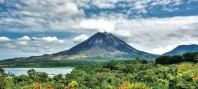
#> input picture arenal.jpg, 198 x 89 px
$ python P4.py
#> lines starting #> are read from the running program, lines starting #| are printed output that depends on the picture
from PIL import Image
import numpy as np
from scipy import fft
from scipy import stats
import matplotlib.pyplot as plt
import time


def fuente_info(imagen):
    '''Una función que simula una fuente de
    información al importar una imagen y
    retornar un vector de NumPy con las
    dimensiones de la imagen, incluidos los
    canales RGB: alto x largo x 3 canales

    :param imagen: Una imagen en formato JPG
    :return: un vector de pixeles
    '''
#> called with imagen = 'arenal.jpg'
    img = Image.open(imagen)
#> img is the input picture: PIL image 198x89 RGB; mean R, G, B 129.7, 152.6, 147.8

    return np.array(img)


def rgb_a_bit(imagen):
    '''Convierte los pixeles de base
    decimal (de 0 a 255) a binaria
    (de 00000000 a 11111111).

    :param imagen: array de una imagen
    :return: Un vector de (1 x k) bits 'int'
    '''
    # Obtener las dimensiones de la imagen
    x, y, z = imagen.shape

    # Número total de pixeles
    n_pixeles = x * y * z

    # Convertir la imagen a un vector unidimensional de n_pixeles
    pixeles = np.reshape(imagen, n_pixeles)

    # Convertir los canales a base 2
    bits = [format(pixel,'08b') for pixel in pixeles]
    bits_Rx = np.array(list(''.join(bits)))

    return bits_Rx.astype(int)

def modulador(bits, fc, mpp):
    '''Un método que simula el esquema de
    modulación digital BPSK.

    :param bits: Vector unidimensional de bits
    :param fc: Frecuencia de la portadora en Hz
    :param mpp: Cantidad de muestras por periodo de onda portadora
    :return: Un vector con la señal modulada
    :return: Un valor con la potencia promedio [W]
    :return: La onda portadora c(t)
    :return: La onda cuadrada moduladora (información)
    '''
    # 1. Parámetros de la 'señal' de información (bits)
    N = len(bits) # Cantidad de bits

    # 2. Construyendo un periodo de la señal portadora c(t)
    Tc = 1 / fc  # periodo [s]
    t_periodo = np.linspace(0, Tc, mpp)
    portadora_I = np.sin(2*np.pi*fc*t_periodo)
    portadora_Q = np.cos(2*np.pi*fc*t_periodo)

    # 3. Inicializar la señal modulada s(t)
    t_simulacion = np.linspace(0, N*Tc, N*mpp)
    senal_Tx = np.zeros(t_simulacion.shape)
    moduladora = np.zeros(t_simulacion.shape)  # señal de información
    primer_bit = []
    segundo_bit = []

    # 3.1 Crea dos vectores de bits separados

    for i, aux in enumerate(bits):
        if i%2 == 0:
            primer_bit.append(aux)
        else: segundo_bit.append(aux)


    # 4. Asignar las formas de onda según los bits (BPSK)
    for i, bit in enumerate(primer_bit):
        if bit == 1:
            senal_Tx[2*i*mpp : 2*i*mpp + mpp] = portadora_I
            moduladora[2*i*mpp : 2*i*mpp + mpp] = 1

        else:
            senal_Tx[2*i*mpp : 2*i*mpp + mpp] = portadora_I* -1
            moduladora[2*i*mpp : 2*i*mpp + mpp] = 0

    for i, bit in enumerate(segundo_bit):
        if bit == 1:
            senal_Tx[2*(i*mpp) +1*mpp : 2*((i+1)*mpp)] = portadora_Q
            moduladora[2*(i*mpp) +1*mpp : 2*((i+1)*mpp)] = 1

        else:
            senal_Tx[2*(i*mpp)+ 1*mpp : 2*((i+1)*mpp)] = portadora_Q * -1
            moduladora[2*(i*mpp) +1*mpp : 2*((i+1)*mpp)] = 0


    # 5. Calcular la potencia promedio de la señal modulada
    Pm = (1 / (N*Tc)) * np.trapz(np.power(senal_Tx, 2), t_simulacion)

    return senal_Tx, Pm, portadora_I, portadora_Q, moduladora


def canal_ruidoso(senal_Tx, Pm, SNR):
    '''Un bloque que simula un medio de trans-
    misión no ideal (ruidoso) empleando ruido
    AWGN. Pide por parámetro un vector con la
    señal provieniente de un modulador y un
    valor en decibelios para la relación señal
    a ruido.

    :param senal_Tx: El vector del modulador
    :param Pm: Potencia de la señal modulada
    :param SNR: Relación señal-a-ruido en dB
    :return: La señal modulada al dejar el canal
    '''
    # Potencia del ruido generado por el canal
    Pn = Pm / pow(10, SNR/10)

    # Generando ruido auditivo blanco gaussiano
    ruido = np.random.normal(0, np.sqrt(Pn), senal_Tx.shape)

    # Señal distorsionada por el canal ruidoso
    senal_Rx = senal_Tx + ruido

    return senal_Rx

def demodulador(senal_Rx, portadora_I, portadora_Q, mpp):
    '''Un método que simula un bloque demodulador
    de señales, bajo un esquema BPSK. El criterio
    de demodulación se basa en decodificación por
    detección de energía.

    :param senal_Rx: La señal recibida del canal
    :param portadora: La onda portadora c(t)
    :param mpp: Número de muestras por periodo
    :return: Los bits de la señal demodulada
    '''
    # Cantidad de muestras en senal_Rx
    M = len(senal_Rx)


    # Cantidad de bits en transmisión
    N = int(M / mpp)

    # Vector para bits obtenidos por la demodulación
    bits_Rx = np.zeros(N)

    # Vector para la señal demodulada
    senal_demodulada = np.zeros(M)


    # Demodulación
    for i in range(N//2):
        # Producto interno de dos funciones
        producto_I = senal_Rx[2*i*mpp : 2*i*mpp + mpp] * portadora_I
        senal_demodulada[2*i*mpp : 2*i*mpp + mpp] = producto_I
        Ep_I = np.sum(producto_I)

        # Criterio de decisión por detección de energía
        if Ep_I > 0:
            bits_Rx[2*i] = 1
        else:
            bits_Rx[2*i] = 0

    for i in range(N//2):
        # Producto interno de dos funciones
        producto_Q = senal_Rx[2*(i*mpp) +1*mpp : 2*((i+1)*mpp)] * portadora_Q
        senal_demodulada[2*(i*mpp) +1*mpp : 2*((i+1)*mpp)] = producto_Q
        Ep_Q = np.sum(producto_Q)

        # Criterio de decisión por detección de energía
        if Ep_Q > 0:
            bits_Rx[2*i +1] = 1
        else:
            bits_Rx[2*i +1] = 0


    return bits_Rx.astype(int), senal_demodulada

def bits_a_rgb(bits_Rx, dimensiones):
    '''Un blque que decodifica el los bits
    recuperados en el proceso de demodulación

    :param: Un vector de bits 1 x k
    :param dimensiones: Tupla con dimensiones de la img.
    :return: Un array con los pixeles reconstruidos
    '''
    # Cantidad de bits
    N = len(bits_Rx)

    # Se reconstruyen los canales RGB
    bits = np.split(bits_Rx, N / 8)

    # Se decofican los canales:
    canales = [int(''.join(map(str, canal)), 2) for canal in bits]
    pixeles = np.reshape(canales, dimensiones)

    return pixeles.astype(np.uint8)


# Parámetros
fc = 5000  # frecuencia de la portadora
mpp = 20   # muestras por periodo de la portadora
SNR = -5    # relación señal-a-ruido del canal

# Iniciar medición del tiempo de simulación
inicio = time.time()

# 1. Importar y convertir la imagen a trasmitir
imagen_Tx = fuente_info('arenal.jpg')
dimensiones = imagen_Tx.shape
#> dimensiones = (89, 198, 3)

# 2. Codificar los pixeles de la imagen
bits_Tx = rgb_a_bit(imagen_Tx)
#> in rgb_a_bit, `bits = [format(pixel,'08b') for pixel in pixeles]`: bits = 52866 items

# 3. Modular la cadena de bits usando el esquema BPSK
senal_Tx, Pm, portadora_I, portadora_Q, moduladora= modulador(bits_Tx, fc, mpp)
#> in modulador, `N = len(bits)`: N = 422928
#> the loop in modulador, `for i, aux in enumerate(bits):` made 422928 passes
#> aux on passes 1 to 3: 1, 0, 1
#> after the loop in modulador, `for i, aux in enumerate(bits):`: primer_bit = 211464 items
#> the loop in modulador, `for i, bit in enumerate(primer_bit):` made 211464 passes
#> the loop in modulador, `for i, bit in enumerate(segundo_bit):` made 211464 passes
#> in modulador, `Pm = (1 / (N*Tc)) * np.trapz(np.power(senal_Tx, 2), t_simulacion)`: Pm = 0.5
#> Pm = 0.5; portadora_I = 20 values, max 0.997 at index 5, min -0.997 at index 14, mean -1.22e-17; portadora_Q = 20 values, max 1 at index 0, min -0.986 at index 9, mean 0.05

# 4. Se transmite la señal modulada, por un canal ruidoso
senal_Rx = canal_ruidoso(senal_Tx, Pm, SNR)
#> in canal_ruidoso, `Pn = Pm / pow(10, SNR/10)`: Pn = 1.58

# 5. Se desmodula la señal recibida del canal
bits_Rx, senal_demodulada = demodulador(senal_Rx, portadora_I, portadora_Q, mpp)
#> in demodulador, `M = len(senal_Rx)`: M = 8458560
#> in demodulador, `N = int(M / mpp)`: N = 422928
#> the loop in demodulador, `for i in range(N//2):` made 211464 passes
#> Ep_I on passes 1 to 3: 10.56, 8.01, -10.15
#> the loop in demodulador, `for i in range(N//2):` made 211464 passes
#> Ep_Q on passes 1 to 3: -12.69, -15.42, -14.9

# 6. Se visualiza la imagen recibida
imagen_Rx = bits_a_rgb(bits_Rx, dimensiones)
#> in bits_a_rgb, `bits = np.split(bits_Rx, N / 8)`: bits = 52866 items
#> in bits_a_rgb, `pixeles = np.reshape(canales, dimensiones)`:
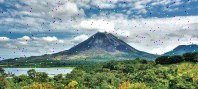
#> pixeles: shape (89, 198, 3) int64; mean of channels 0, 1, 2 129.6, 152.2, 147.6; drawn as R, G, B
Fig = plt.figure(figsize=(10,6))

# Cálculo del tiempo de simulación
print('Duración de la simulación: ', time.time() - inicio)

# 7. Calcular número de errores
errores = sum(abs(bits_Tx - bits_Rx))
#> errores = 2570
BER = errores/len(bits_Tx)
#> BER = 0.00608
print('{} errores, para un BER de {:0.4f}.'.format(errores, BER))
#| 2570 errores, para un BER de 0.0061.

# Mostrar imagen transmitida
ax = Fig.add_subplot(1, 2, 1)
imgplot = plt.imshow(imagen_Tx)
ax.set_title('Transmitido')

# Mostrar imagen recuperada
ax = Fig.add_subplot(1, 2, 2)
imgplot = plt.imshow(imagen_Rx)
ax.set_title('Recuperado')
Fig.tight_layout()

plt.imshow(imagen_Rx)


# Visualizar el cambio entre las señales
fig, (ax1, ax2, ax3, ax4) = plt.subplots(nrows=4, sharex=True, figsize=(14, 7))

# La onda cuadrada moduladora (bits de entrada)
ax1.plot(moduladora[0:600], color='r', lw=2)
ax1.set_ylabel('$b(t)$')

# La señal modulada por BPSK
ax2.plot(senal_Tx[0:600], color='g', lw=2)
ax2.set_ylabel('$s(t)$')

# La señal modulada al dejar el canal
ax3.plot(senal_Rx[0:600], color='b', lw=2)
ax3.set_ylabel('$s(t) + n(t)$')

# La señal demodulada
ax4.plot(senal_demodulada[0:600], color='m', lw=2)
ax4.set_ylabel('$b^{\prime}(t)$')
ax4.set_xlabel('$t$ / milisegundos')
fig.tight_layout()
plt.show()
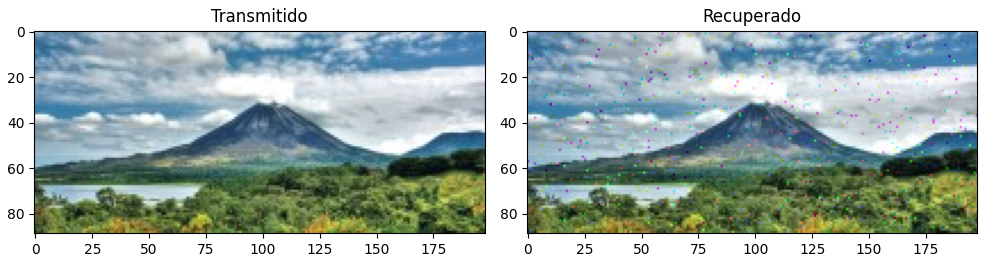
#> figure drawn by matplotlib, 2 panels
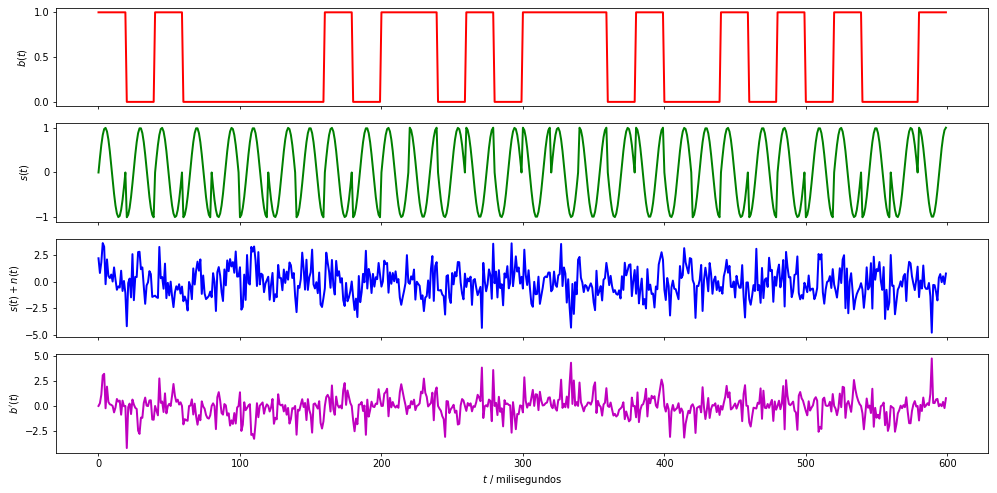
#> figure drawn by matplotlib, 4 panels; panel 4: curve peaks at x = 589, y = 4.75

#----------------- Parte 2--------------
# Creación del vector de tiempo y frecuencia
creator = []
N = 9
#> (the run stopped early here; a loop or call above may not have finished)
